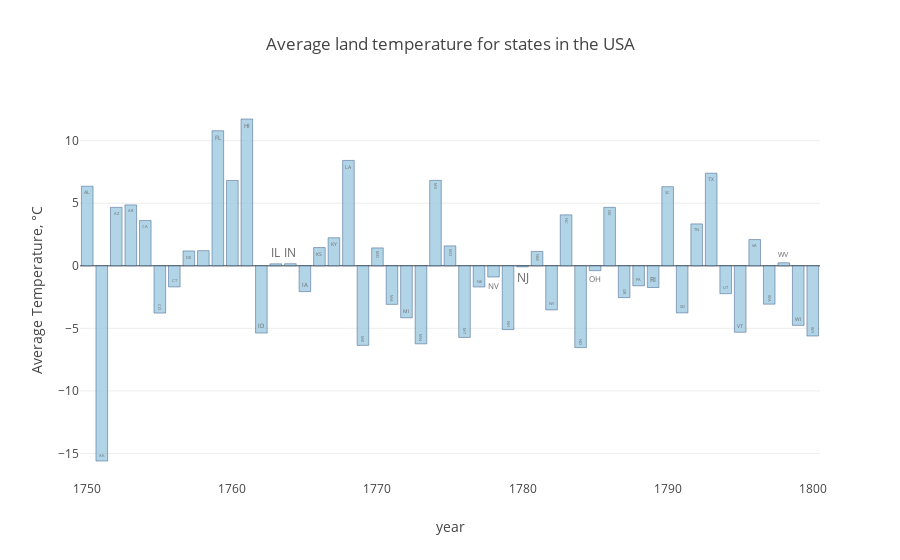

Notebook source saved alongside this figure:
### Code cell
data_us1 = [go.Bar(
            y=df_us.AverageTemperature - us_mean,
            x=years,
            text=df_us.states,
            textposition = 'auto',
            marker=dict(
                color='rgb(158,202,225)',
                line=dict(
                    color='rgb(8,48,107)',
                    width=0.5),
            ),
            opacity=0.8
        )]

layout_us1 = go.Layout(
    xaxis=dict(title='year'),
    yaxis=dict(title='Average Temperature, °C'),
    title='Average land temperature for states in the USA')
fig_us1 = go.Figure(data=data_us1, layout=layout_us1)
py.iplot(fig_us1)

### Figure 1 — Plotly figure (JSON) as saved in the notebook; plotly's stock layout.template omitted (floating-point values rounded to 4 significant figures; data arrays with more than 128 entries replaced by an {"elided": "..."} marker saying what was removed)
{"data": [{"marker": {"color": "rgb(158,202,225)", "line": {"color": "rgb(8,48,107)", "width": 0.5}}, "opacity": 0.8, "text": ["AL", "AK", "AZ", "AR", "CA", "CO", "CT", "DE", null, "FL", null, "HI", "ID", "IL", "IN", "IA", "KS", "KY", "LA", "ME", "MD", "MA", "MI", "MN", "MS", "MO", "MT", "NE", "NV", "NH", "NJ", "NM", "NY", "NC", "ND", "OH", "OK", "OR", "PA", "RI", "SC", "SD", "TN", "TX", "UT", "VT", "VA", "WA", "WV", "WI", "WY"], "textposition": "auto", "type": "bar", "x": {"elided": "266 int values"}, "y": [6.358, -15.6, 4.674, 4.866, 3.62, -3.777, -1.688, 1.187, 1.211, 10.79, 6.819, 11.73, -5.374, 0.1582, 0.167, -2.06, 1.458, 2.243, 8.421, -6.358, 1.43, -3.083, -4.152, -6.235, 6.829, 1.593, -5.721, -1.691, -0.8935, -5.096, -0.08201, 1.149, -3.524, 4.072, -6.538, -0.3878, 4.674, -2.542, -1.598, -1.735, 6.327, -3.761, 3.348, 7.399, -2.229, -5.31, 2.097, -3.065, 0.2424, -4.761, -5.609]}], "layout": {"title": "Average land temperature for states in the USA", "xaxis": {"title": "year"}, "yaxis": {"title": "Average Temperature, °C"}}}
